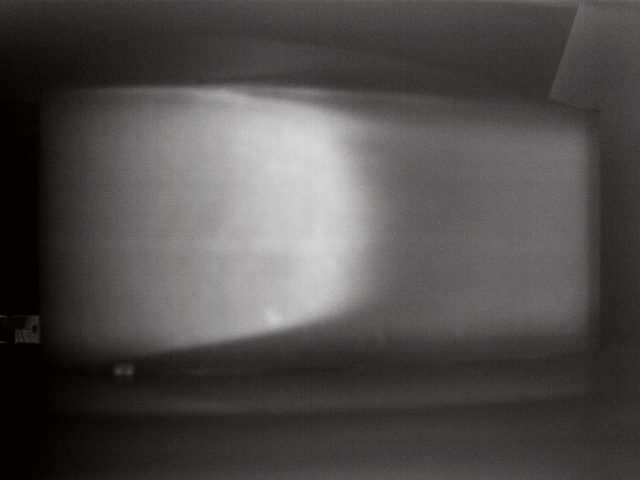
%> input picture Run2.1-100Pa.png, 640 x 480 px
$ octave run21.m   (GNU Octave 9; MATLAB toolbox functions it lacks are replaced by stand-ins)
%> lines starting %> are read from the running program, lines starting %| are printed output that depends on the picture
%Importing data from png file.

a2=imread('Run2.1-100Pa.png');
%> a2 is the input picture: size 480x640x3 uint8; mean R, G, B 79.2, 76.6, 76.7

%Converting grayscale to temperature.
%select the centre section of the image.
TOP_ROW=160;
BTM_ROW=284;

MIN_TEMP=14;
MAX_TEMP=24;

b2=rgb2gray(a2);
c2=(double(b2)/255)*(MAX_TEMP-MIN_TEMP)+MIN_TEMP;
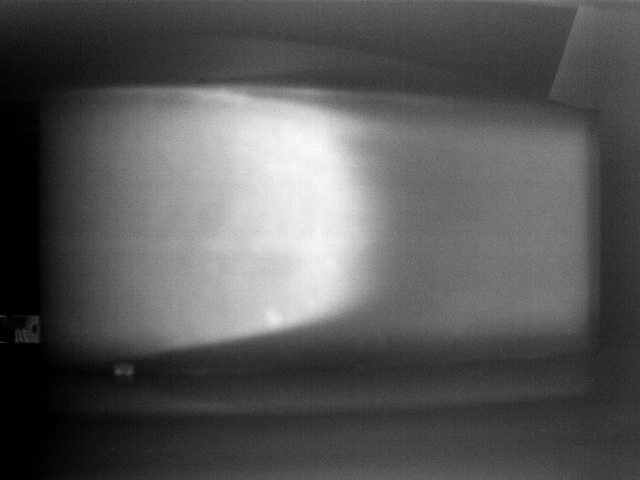
%> c2: size 480x640 double; min 14.08, max 22.63, mean 17; drawn with min black and max white

%plot half-way in the image vector.
plot(c2(240,:));
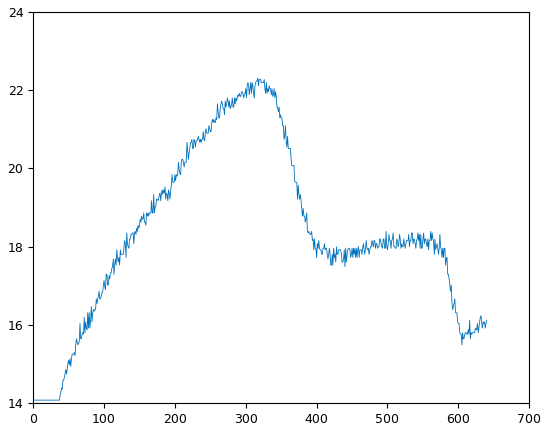
%> figure redrawn from the program's plot data; curve peaks at x = 317, y = 22.31
d2=c2(TOP_ROW:BTM_ROW,:);
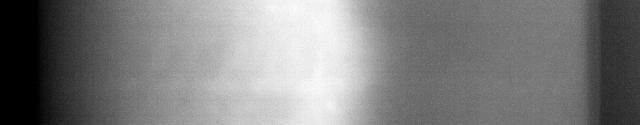
%> d2: size 125x640 double; min 14.08, max 22.55, mean 18.3; drawn with min black and max white
%imshow(d*255);

%average out the data for the temperature to even out the noise.
run_2=mean(d2);
%> run_2 = 640 values, max 22.14 at index 321, min 14.08 at index 1, mean 18.31
plot(run_2);
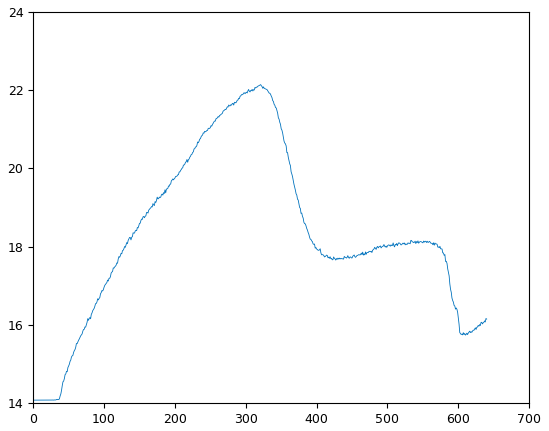
%> figure redrawn from the program's plot data; curve peaks at x = 321, y = 22.14
